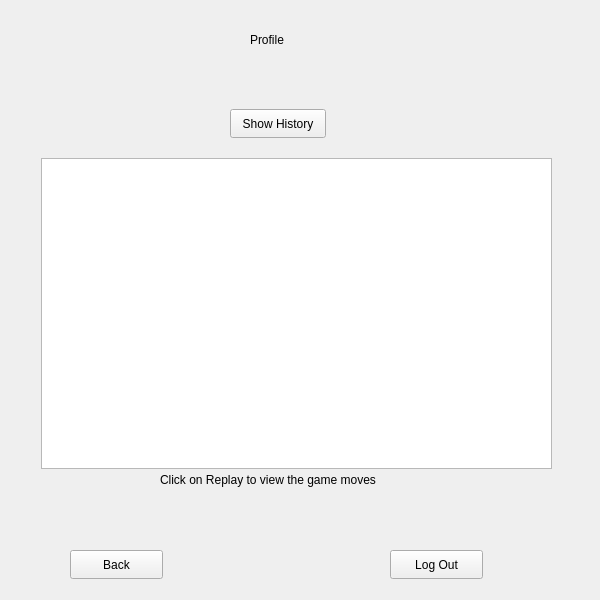
<?xml version="1.0" encoding="UTF-8"?>
<ui version="4.0">
 <class>ProfilePage</class>
 <widget class="QWidget" name="ProfilePage">
  <property name="geometry">
   <rect>
    <x>0</x>
    <y>0</y>
    <width>600</width>
    <height>600</height>
   </rect>
  </property>
  <property name="windowTitle">
   <string>Form</string>
  </property>
  <widget class="QLabel" name="profileLabel">
   <property name="geometry">
    <rect>
     <x>250</x>
     <y>30</y>
     <width>91</width>
     <height>20</height>
    </rect>
   </property>
   <property name="text">
    <string>Profile</string>
   </property>
  </widget>
  <widget class="QPushButton" name="loadHistoryButton">
   <property name="geometry">
    <rect>
     <x>230</x>
     <y>109</y>
     <width>96</width>
     <height>29</height>
    </rect>
   </property>
   <property name="text">
    <string>Show History</string>
   </property>
  </widget>
  <widget class="QPushButton" name="homeButton">
   <property name="geometry">
    <rect>
     <x>70</x>
     <y>550</y>
     <width>93</width>
     <height>29</height>
    </rect>
   </property>
   <property name="text">
    <string>Back</string>
   </property>
  </widget>
  <widget class="QWidget" name="layoutWidget">
   <property name="geometry">
    <rect>
     <x>91</x>
     <y>57</y>
     <width>401</width>
     <height>49</height>
    </rect>
   </property>
   <layout class="QVBoxLayout" name="verticalLayout">
    <item>
     <widget class="QLabel" name="usernameLabel">
      <property name="text">
       <string/>
      </property>
     </widget>
    </item>
    <item>
     <widget class="QLabel" name="emailLabel">
      <property name="text">
       <string/>
      </property>
     </widget>
    </item>
   </layout>
  </widget>
  <widget class="QTableView" name="historyTableView">
   <property name="geometry">
    <rect>
     <x>41</x>
     <y>158</y>
     <width>511</width>
     <height>311</height>
    </rect>
   </property>
  </widget>
  <widget class="QLabel" name="label">
   <property name="geometry">
    <rect>
     <x>160</x>
     <y>470</y>
     <width>291</width>
     <height>20</height>
    </rect>
   </property>
   <property name="text">
    <string>Click on Replay to view the game moves</string>
   </property>
  </widget>
  <widget class="QPushButton" name="logoutButton">
   <property name="geometry">
    <rect>
     <x>390</x>
     <y>550</y>
     <width>93</width>
     <height>29</height>
    </rect>
   </property>
   <property name="text">
    <string>Log Out</string>
   </property>
  </widget>
 </widget>
 <resources/>
 <connections/>
</ui>
